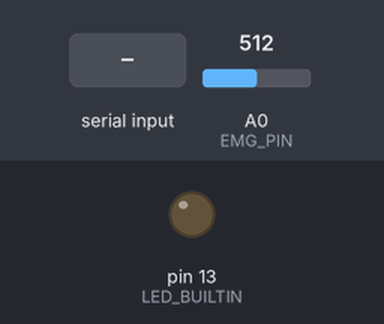
A sketch run on a simulated Arduino Uno, built with avr-gcc and run on an emulated ATmega328P. Shown: output pins drawn as LEDs (lit = HIGH). The inputs (shaded band) are chosen by the test bench; at power-on: A0 (EMG_PIN) = 512. What the sketch prints to the serial monitor is not drawn.

Above: at 3.4 s.
3.5 s: "F\n" received over Serial
At 4.3 s:
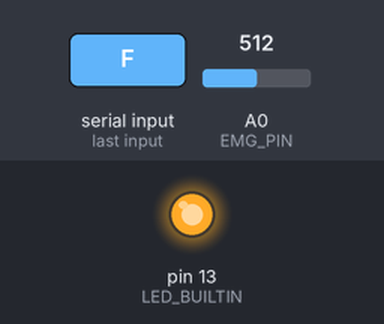
Timing chart, 0 to 6.5 s (numbered marks = the images above; inputs shaded):
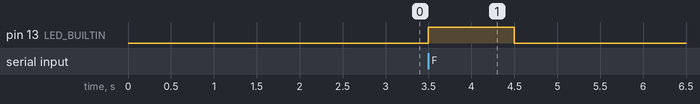

Measured:
- after the input at 3.5 s, pin 13 (LED_BUILTIN): LOW → HIGH at once, → LOW 1.0 s later

The sketch:

arduino_elementaryrov_emg_v2_owi_control.ino
```cpp
#include <SoftwareSerial.h>

SoftwareSerial owi(9, 10);

const uint32_t SERIAL_BAUD = 115200;
const uint32_t OWI_BAUD = 1200;
const uint8_t EMG_PIN = A0;
const uint16_t SAMPLE_PERIOD_MS = 20;
const uint16_t COMMAND_PERIOD_MS = 50;
const uint16_t COMMAND_TIMEOUT_MS = 1000;
const int8_t MOVE_POWER = 50;

char current_command = 'S';
uint32_t last_sample_ms = 0;
uint32_t last_command_ms = 0;
uint32_t last_owi_command_ms = 0;

unsigned char crc8(uint8_t *pcBlock, unsigned int len) {
  unsigned char crc = 0xFF;

  while (len--) {
    crc ^= *pcBlock++;

    for (unsigned int i = 0; i < 8; i++) {
      crc = crc & 0x80 ? (crc << 1) ^ 0x31 : crc << 1;
    }
  }

  return crc;
}

void drifting_zero(int8_t &val) {
  static const int range = 5;
  if (abs(val) < 15) {
    val = -(millis() % range);
  }
}

void send_owi_data(int8_t left, int8_t vert1, int8_t right, int8_t vert2, int8_t add, bool use_drifting_zero) {
  int8_t data[] = {
    static_cast<int8_t>(0xAA),
    static_cast<int8_t>(0xEE),
    left,
    vert1,
    right,
    vert2,
    add,
    0,
    static_cast<int8_t>(0xEF)
  };

  if (use_drifting_zero) {
    for (uint8_t i = 2; i <= 5; i++) {
      drifting_zero(data[i]);
    }
  }

  data[7] = static_cast<int8_t>(crc8(reinterpret_cast<uint8_t *>(data + 2), 5));
  owi.write(reinterpret_cast<uint8_t *>(data), 9);
}

void send_owi_data(int8_t left, int8_t vert1, int8_t right, int8_t vert2, int8_t add) {
  send_owi_data(left, vert1, right, vert2, add, true);
}

void send_hard_stop() {
  send_owi_data(0, 0, 0, 0, 0, false);
}

void ping_motors() {
  for (int8_t i = -10; i <= 10; i++) {
    send_owi_data(i, i, i, i, 0);
  }
}

void read_python_command() {
  while (Serial.available() > 0) {
    char command = Serial.read();

    if (command == '\n' || command == '\r') {
      continue;
    }

    if (
      command == 'S'
      || command == 'F'
      || command == 'B'
      || command == 'L'
      || command == 'R'
      || command == 'D'
    ) {
      current_command = command;
      last_command_ms = millis();
    }
  }
}

void stop_if_command_lost() {
  if (current_command != 'S' && millis() - last_command_ms > COMMAND_TIMEOUT_MS) {
    current_command = 'S';
  }
}

void send_current_owi_command() {
  uint32_t now = millis();
  if (now - last_owi_command_ms < COMMAND_PERIOD_MS) {
    return;
  }

  last_owi_command_ms = now;

  switch (current_command) {
    case 'F':
      send_owi_data(MOVE_POWER, 0, MOVE_POWER, 0, 0);
      break;
    case 'B':
      send_owi_data(-MOVE_POWER, 0, -MOVE_POWER, 0, 0);
      break;
    case 'L':
      send_owi_data(MOVE_POWER, 0, -MOVE_POWER, 0, 0);
      break;
    case 'R':
      send_owi_data(-MOVE_POWER, 0, MOVE_POWER, 0, 0);
      break;
    case 'S':
    case 'D':
    default:
      send_hard_stop();
      break;
  }
}

void send_emg_sample() {
  uint32_t now = millis();
  if (now - last_sample_ms < SAMPLE_PERIOD_MS) {
    return;
  }

  last_sample_ms = now;
  Serial.println(analogRead(EMG_PIN));
}

void setup() {
  Serial.begin(SERIAL_BAUD);
  owi.begin(OWI_BAUD);
  pinMode(EMG_PIN, INPUT);
  pinMode(LED_BUILTIN, OUTPUT);

  delay(2200);
  ping_motors();
  last_command_ms = millis();
}

void loop() {
  read_python_command();
  stop_if_command_lost();
  digitalWrite(LED_BUILTIN, current_command == 'S' || current_command == 'D' ? LOW : HIGH);
  send_current_owi_command();
  send_emg_sample();
}
```
